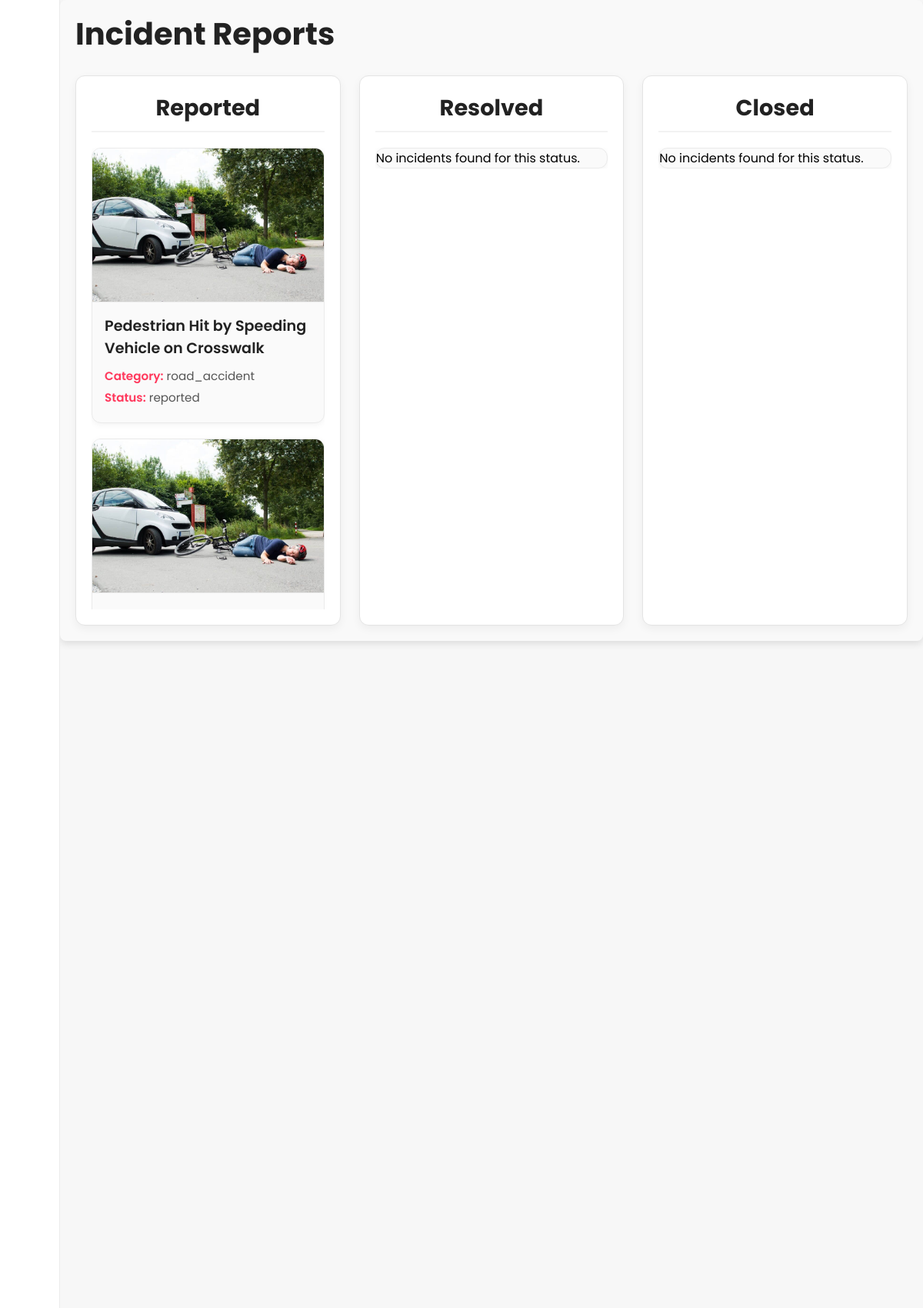
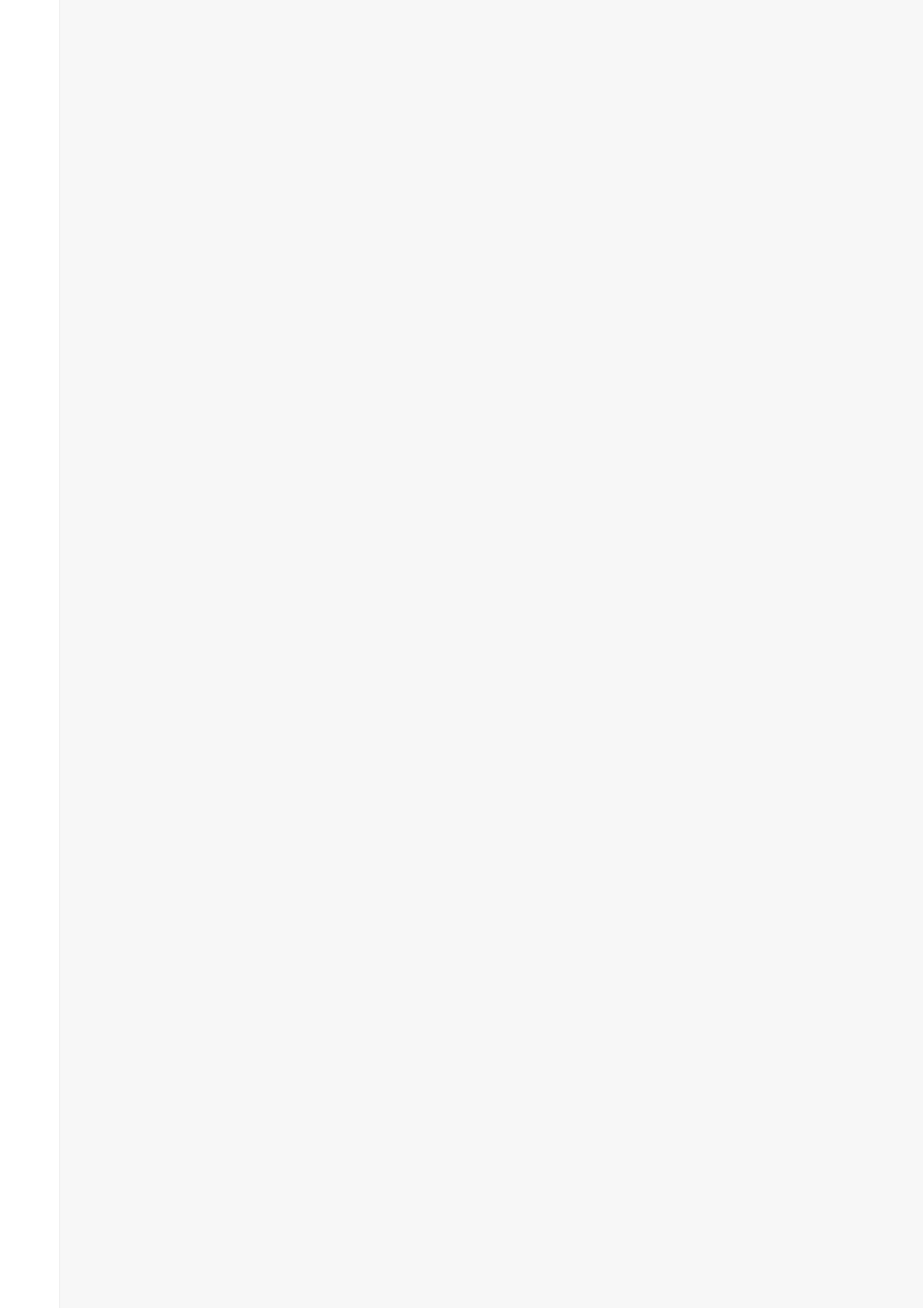
Page /incidents/ (signed in, upper part) on the committed database (2 pictures, top to bottom).
### luwasapp/models.py (models this page shows, shortened)
class IncidentReport(models.Model):
    SEVERITY_CHOICES = [
        ('low', 'Low'),
        ('medium', 'Medium'),
        ('high', 'High'),
        ('critical', 'Critical'),
    ]
    STATUS_CHOICES = [
        ('reported', 'Reported'),
        ('resolved', 'Resolved'),
        ('closed', 'Closed'),
    ]
    CATEGORY_CHOICES = [
        ('medical_emergency', 'Medical Emergency'),
        ('fire_incident', 'Fire Incident'),
        ('road_accident', 'Road Accident'),
        ('natural_disaster', 'Natural Disaster'),
        ('crime_related', 'Crime Related'),
        ('domestic_violence', 'Domestic Violence'),
        ('psychological_crisis', 'Psychological Crisis'),
        ('missing_person', 'Missing Person'),
        ('poisoning', 'Poisoning'),
        ('gas_leak', 'Gas Leak'),
        ('electrical_hazard', 'Electrical Hazard'),
        ('hazardous_materials', 'Hazardous Materials Spill'),
        ('flooding', 'Flooding'),
        ('earthquake', 'Earthquake'),
        ('typhoon', 'Typhoon'),
        ('animal_attack', 'Animal Attack'),
        ('terrorist_threat', 'Terrorist Threat/Attack'),
        ('building_collapse', 'Building Collapse'),
        ('public_disturbance', 'Public Disturbance'),
        ('child_abuse', 'Child Abuse'),
        ('elderly_abuse', 'Elderly Abuse'),
    ]
    reportid = models.AutoField(primary_key=True)
    incident_type = models.CharField(max_length=100)
    severity = models.CharField(max_length=25, choices=SEVERITY_CHOICES)
    category = models.CharField(max_length=255, choices=CATEGORY_CHOICES, blank=True)
    status = models.CharField(max_length=255, choices=STATUS_CHOICES, default= "reported", blank=True)
    location = models.CharField(max_length=255)
    latitude = models.FloatField(null=True, blank=True)
    longitude = models.FloatField(null=True, blank=True)
    timestamp = models.DateTimeField(auto_now_add=True)

### luwasapp/views.py (the view)
# urls.py: path('incidents/', views.incident_list_view, name='incident_list'),
@login_required
def incident_list_view(request):
    if not request.user.department:
        return HttpResponseForbidden("You are not assigned to a department.")
    category_to_department = {
        'fire_incident': ['Fire Department', 'Medical Department', 'Emergency Response'],
        'medical_emergency': ['Medical Department', 'Emergency Response'],
        'road_accident': ['Transportation Department', 'Medical Department'],
        'natural_disaster': ['Disaster Response', 'Emergency Management Department'],
        'crime_related': ['Police Department', 'Law Enforcement'],
        'domestic_violence': ['Social Services', 'Domestic Violence Response Team'],
        'psychological_crisis': ['Mental Health Services', 'Crisis Intervention Team'],
        'missing_person': ['Police Department', 'Missing Persons Unit'],
        'poisoning': ['Poison Control Center', 'Health Department'],
        'gas_leak': ['Fire Department', 'Hazardous Materials (HazMat) Team'],
        'electrical_hazard': ['Electrical Utility Company', 'Fire Department'],
        'hazardous_materials': ['Hazardous Materials (HazMat) Response', 'Environmental Protection Agency'],
        'flooding': ['Emergency Management', 'Flood Control Department'],
        'earthquake': ['Emergency Management', 'Geological Survey Department'],
        'typhoon': ['National Disaster Risk Reduction and Management Council (NDRRMC)', 'Emergency Management'],
        'animal_attack': ['Animal Control', 'Emergency Medical Services (EMS)'],
        'terrorist_threat': ['Counter-Terrorism Unit', 'National Security Agency'],
        'building_collapse': ['Fire Department', 'Rescue and Emergency Response'],
        'public_disturbance': ['Public Safety', 'Police Department'],
        'child_abuse': ['Child Protective Services', 'Social Services'],
        'elderly_abuse': ['Adult Protective Services', 'Social Services']
    }
    user_department_name = request.user.department.name
    relevant_categories = [
        category for category, departments in category_to_department.items()
        if user_department_name in departments
    ]
    statuses = ['reported', 'resolved', 'closed']
    incidents_by_status = {
        status: IncidentReport.objects.filter(
            category__in=relevant_categories, status=status
        ).order_by('-timestamp')
        for status in statuses
    }
    return render(request, 'incident/list.html', {'incidents_by_status': incidents_by_status})

### luwasapp/templates/incident/list.html (shortened to what this page needs)
{% extends 'general/base.html' %}
{% load static %}
{% block extra_css %}
    <link rel="stylesheet" href="{% static 'list.css' %}">
{% endblock %}
{% block content %}
<div class="incident-reports-container">
    <h1>Incident Reports</h1>
    <div class="incident-columns">
        {% for status, incidents in incidents_by_status.items %}
            <div class="incident-column">
                <h2>{{ status|title }}</h2>
                <div class="incident-list-column">
                    <ul>
                        {% for incident in incidents %}
                            <li>
                                {% if incident.image %}
                                    <img src="{{ incident.image.url }}" alt="Incident Image">
                                {% else %}
                                    {% if incident.category == 'medical_emergency' %}
                                    <img src="{% static 'placeholder/placeholder_medical_emergency.jpg' %}" alt="Medical Emergency Placeholder">
                                    {% elif incident.category == 'fire_incident' %}
                                    <img src="{% static 'placeholder/placeholder_fire_incident.jpg' %}" alt="Fire Incident Placeholder">
                                    {% elif incident.category == 'road_accident' %}
                                    <img src="{% static 'placeholder/placeholder_road_accident.jpg' %}" alt="Road Accident Placeholder">
                                    {% elif incident.category == 'natural_disaster' %}
                                    <img src="{% static 'placeholder/placeholder_natural_disaster.jpg' %}" alt="Natural Disaster Placeholder">
                                    {% elif incident.category == 'crime_related' %}
                                    <img src="{% static 'placeholder/placeholder_crime_related.jpg' %}" alt="Crime Related Placeholder">
                                    {% elif incident.category == 'domestic_violence' %}
                                    <img src="{% static 'placeholder/placeholder_domestic_violence.jpg' %}" alt="Domestic Violence Placeholder">
                                    {% elif incident.category == 'psychological_crisis' %}
                                    <img src="{% static 'placeholder/placeholder_psychological_crisis.jpg' %}" alt="Psychological Crisis Placeholder">
                                    {% elif incident.category == 'missing_person' %}
                                    <img src="{% static 'placeholder/placeholder_missing_person.jpg' %}" alt="Missing Person Placeholder">
                                    {% elif incident.category == 'poisoning' %}
                                    <img src="{% static 'placeholder/placeholder_poisoning.jpg' %}" alt="Poisoning Placeholder">
                                    {% elif incident.category == 'gas_leak' %}
                                    <img src="{% static 'placeholder/placeholder_gas_leak.jpg' %}" alt="Gas Leak Placeholder">
                                    {% elif incident.category == 'electrical_hazard' %}
                                    <img src="{% static 'placeholder/placeholder_electrical_hazard.jpg' %}" alt="Electrical Hazard Placeholder">
                                    {% elif incident.category == 'hazardous_materials' %}
                                    <img src="{% static 'placeholder/placeholder_hazardous_materials.jpg' %}" alt="Hazardous Materials Spill Placeholder">
                                    {% elif incident.category == 'flooding' %}
                                    <img src="{% static 'placeholder/placeholder_flooding.jpg' %}" alt="Flooding Placeholder">
                                    {% elif incident.category == 'earthquake' %}
                                    <img src="{% static 'placeholder/placeholder_earthquake.jpg' %}" alt="Earthquake Placeholder">
                                    {% elif incident.category == 'typhoon' %}
                                    <img src="{% static 'placeholder/placeholder_typhoon.jpg' %}" alt="Typhoon Placeholder">
                                    {% elif incident.category == 'animal_attack' %}
                                    <img src="{% static 'placeholder/placeholder_animal_attack.jpg' %}" alt="Animal Attack Placeholder">
                                    {% elif incident.category == 'terrorist_threat' %}
                                    <img src="{% static 'placeholder/placeholder_terrorist_threat.jpg' %}" alt="Terrorist Threat/Attack Placeholder">
                                    {% elif incident.category == 'building_collapse' %}
                                    <img src="{% static 'placeholder/placeholder_building_collapse.jpg' %}" alt="Building Collapse Placeholder">
                                    {% elif incident.category == 'public_disturbance' %}
                                    <img src="{% static 'placeholder/placeholder_public_disturbance.jpg' %}" alt="Public Disturbance Placeholder">
                                    {% elif incident.category == 'child_abuse' %}
                                    <img src="{% static 'placeholder/placeholder_child_abuse.jpg' %}" alt="Child Abuse Placeholder">
                                    {% elif incident.category == 'elderly_abuse' %}
                                    <img src="{% static 'placeholder/placeholder_elderly_abuse.jpg' %}" alt="Elderly Abuse Placeholder">
                                    {% endif %}
                                {% endif %}
                                <a href="{% url 'incident_detail' incident.pk %}" class="card-link">
                                    <div class="incident-info">
                                        <h3>{{ incident.incident_type }}</h3>
                                        <p><span>Category:</span> {{ incident.category }}</p>
                                        <p><span>Status:</span> {{ incident.status }}</p>
                                    </div>
                                </a>
                            </li>
                        {% empty %}
                            <li>No incidents found for this status.</li>
                        {% endfor %}
                    </ul>
                </div>
            </div>
        {% endfor %}
    </div>
</div>
{% endblock %}

### luwasapp/static/sidebar.css (style rules this page uses)
* { margin: 0; padding: 0; box-sizing: border-box; font-family: Poppins, Segoe UI, sans-serif; }
body { position: relative; min-height: 100vh; width: 100%; overflow: hidden; background-color: #f7f7f7; }

### luwasapp/static/list.css (style rules this page uses)
.incident-reports-container { font-family: Poppins, Segoe UI, sans-serif; background-color: #f9f9f9; padding: 20px; border-radius: 8px; box-shadow: 0 4px 10px rgba(0, 0, 0, 0.1); }
.incident-reports-container h1 { font-size: 2.5em; color: #222222; margin-bottom: 30px; text-align: left; font-weight: bold; line-height: 1.2; }
.incident-columns { display: grid; gap: 24px; grid-template-columns: repeat(auto-fit, minmax(280px, 1fr)); }
.incident-column { background: #ffffff; border: 1px solid #e4e4e4; border-radius: 12px; padding: 20px; box-shadow: 0 4px 12px rgba(0, 0, 0, 0.05); transition: transform 0.3s ease, box-shadow 0.3s ease; }
.incident-column h2 { font-size: 1.8em; color: #222222; text-align: center; margin-bottom: 20px; border-bottom: 2px solid #f2f2f2; padding-bottom: 8px; }
.incident-list-column { overflow-y: auto; max-height: 600px; scrollbar-width: auto; scrollbar-color: #c1c1c1 transparent; }
.incident-column ul { list-style: none; margin: 0; padding: 0; display: grid; gap: 20px; }
.incident-column ul li a { text-decoration: none; color: inherit; display: block; }
.incident-column ul li { background: #fafafa; border: 1px solid #eaeaea; border-radius: 12px; box-shadow: 0 2px 8px rgba(0, 0, 0, 0.05); overflow: hidden; transition: transform 0.3s ease, box-shadow 0.3s ease; display: flex; flex-direction: column; text-align: left; }
.incident-column ul li img { width: 100%; height: 200px; object-fit: cover; border-bottom: 1px solid #eaeaea; }
.incident-column ul li .incident-info { padding: 16px; }
.incident-column ul li .incident-info h3 { font-size: 1.2em; color: #222222; margin-bottom: 10px; font-weight: 600; }
.incident-column ul li .incident-info p { margin: 5px 0; font-size: 0.95em; color: #555555; }
.incident-column ul li .incident-info p span { font-weight: 600; color: #ff385c; }

### rows in the picture
IncidentReport: incident_type "Pedestrian Hit by Speeding Vehicle on Crosswalk", category "road_accident", status "reported"

### other values in the picture
{{ status|title }} "Reported" "Resolved" "Closed"
